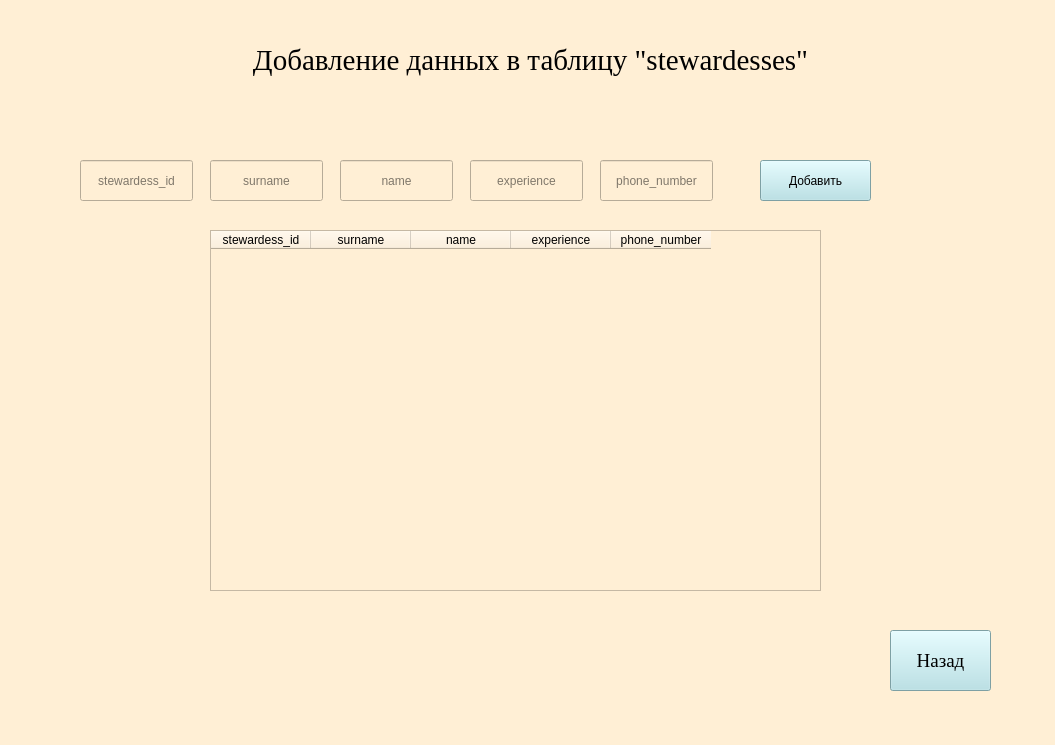
<?xml version="1.0" encoding="UTF-8"?>
<ui version="4.0">
 <class>MainWindow</class>
 <widget class="QMainWindow" name="MainWindow">
  <property name="geometry">
   <rect>
    <x>0</x>
    <y>0</y>
    <width>1055</width>
    <height>745</height>
   </rect>
  </property>
  <property name="windowTitle">
   <string>Добавление записей</string>
  </property>
  <property name="styleSheet">
   <string notr="true">background-color: rgb(255, 239, 213)</string>
  </property>
  <widget class="QWidget" name="centralwidget">
   <widget class="QPushButton" name="back">
    <property name="geometry">
     <rect>
      <x>890</x>
      <y>630</y>
      <width>101</width>
      <height>61</height>
     </rect>
    </property>
    <property name="font">
     <font>
      <family>Times New Roman</family>
      <pointsize>14</pointsize>
     </font>
    </property>
    <property name="styleSheet">
     <string notr="true">background-color: rgb(176, 224, 230)</string>
    </property>
    <property name="text">
     <string>Назад</string>
    </property>
   </widget>
   <widget class="QLabel" name="label">
    <property name="geometry">
     <rect>
      <x>0</x>
      <y>30</y>
      <width>1061</width>
      <height>61</height>
     </rect>
    </property>
    <property name="font">
     <font>
      <family>Times New Roman</family>
      <pointsize>22</pointsize>
     </font>
    </property>
    <property name="text">
     <string>Добавление данных в таблицу &quot;stewardesses&quot;</string>
    </property>
    <property name="alignment">
     <set>Qt::AlignCenter</set>
    </property>
   </widget>
   <widget class="QLineEdit" name="lineEdit">
    <property name="geometry">
     <rect>
      <x>80</x>
      <y>160</y>
      <width>113</width>
      <height>41</height>
     </rect>
    </property>
    <property name="alignment">
     <set>Qt::AlignCenter</set>
    </property>
    <property name="placeholderText">
     <string>stewardess_id</string>
    </property>
   </widget>
   <widget class="QLineEdit" name="lineEdit_2">
    <property name="geometry">
     <rect>
      <x>210</x>
      <y>160</y>
      <width>113</width>
      <height>41</height>
     </rect>
    </property>
    <property name="alignment">
     <set>Qt::AlignCenter</set>
    </property>
    <property name="placeholderText">
     <string>surname</string>
    </property>
   </widget>
   <widget class="QLineEdit" name="lineEdit_3">
    <property name="geometry">
     <rect>
      <x>340</x>
      <y>160</y>
      <width>113</width>
      <height>41</height>
     </rect>
    </property>
    <property name="alignment">
     <set>Qt::AlignCenter</set>
    </property>
    <property name="placeholderText">
     <string>name</string>
    </property>
   </widget>
   <widget class="QLineEdit" name="lineEdit_5">
    <property name="geometry">
     <rect>
      <x>470</x>
      <y>160</y>
      <width>113</width>
      <height>41</height>
     </rect>
    </property>
    <property name="alignment">
     <set>Qt::AlignCenter</set>
    </property>
    <property name="placeholderText">
     <string>experience</string>
    </property>
   </widget>
   <widget class="QLineEdit" name="lineEdit_6">
    <property name="geometry">
     <rect>
      <x>600</x>
      <y>160</y>
      <width>113</width>
      <height>41</height>
     </rect>
    </property>
    <property name="alignment">
     <set>Qt::AlignCenter</set>
    </property>
    <property name="placeholderText">
     <string>phone_number</string>
    </property>
   </widget>
   <widget class="QPushButton" name="ok">
    <property name="geometry">
     <rect>
      <x>760</x>
      <y>160</y>
      <width>111</width>
      <height>41</height>
     </rect>
    </property>
    <property name="styleSheet">
     <string notr="true">background-color: rgb(176, 224, 230)</string>
    </property>
    <property name="text">
     <string>Добавить</string>
    </property>
   </widget>
   <widget class="QTableWidget" name="tableWidget">
    <property name="geometry">
     <rect>
      <x>210</x>
      <y>230</y>
      <width>611</width>
      <height>361</height>
     </rect>
    </property>
    <column>
     <property name="text">
      <string>stewardess_id</string>
     </property>
    </column>
    <column>
     <property name="text">
      <string>surname</string>
     </property>
    </column>
    <column>
     <property name="text">
      <string>name</string>
     </property>
    </column>
    <column>
     <property name="text">
      <string>experience</string>
     </property>
    </column>
    <column>
     <property name="text">
      <string>phone_number</string>
     </property>
    </column>
   </widget>
  </widget>
 </widget>
 <resources/>
 <connections/>
</ui>
